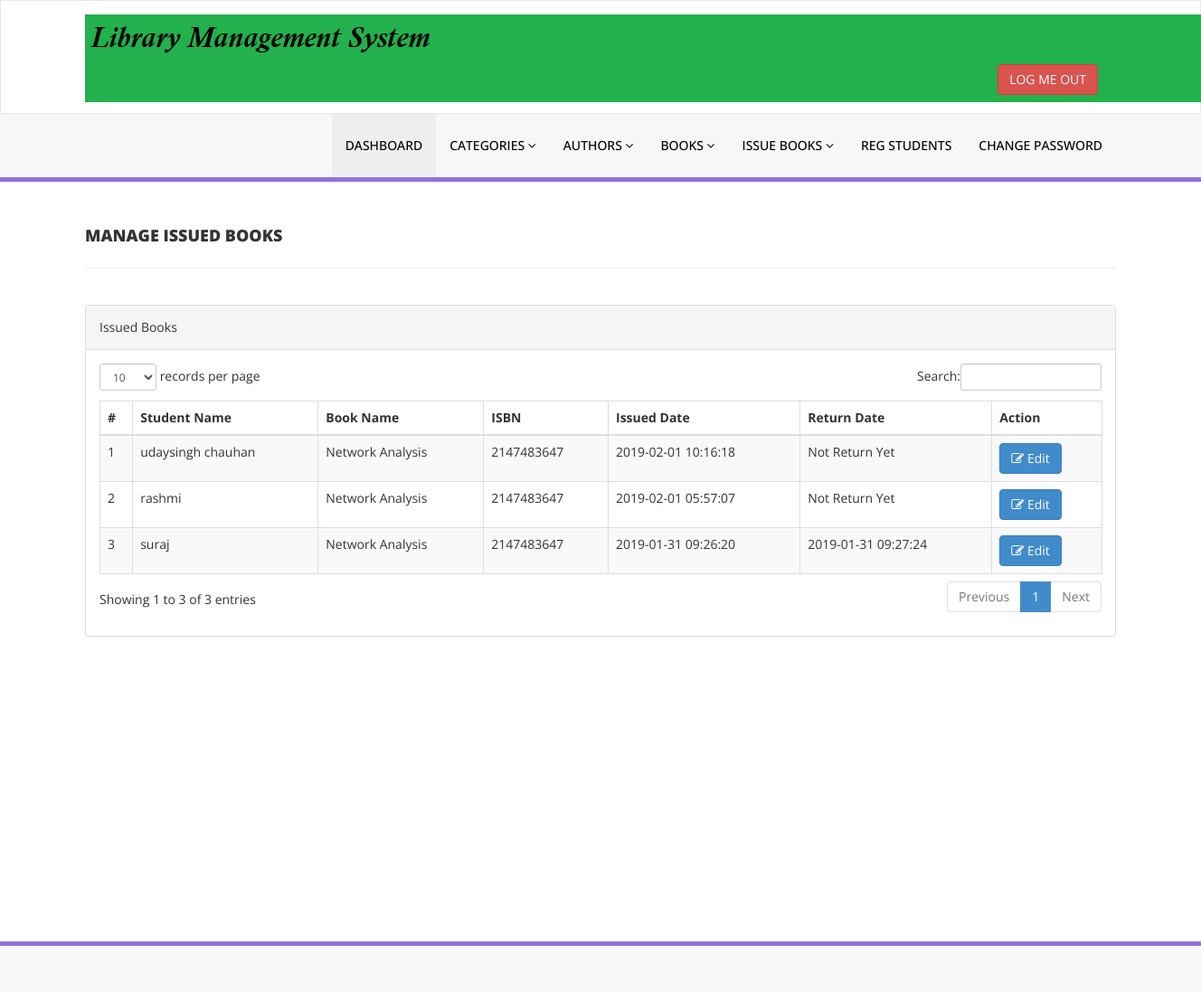
Screenshot of /admin/manage-issued-books.php (signed in) with the database file from the repository.
### tables this page shows
CREATE TABLE `tblissuedbookdetails` (
  `id` int(11) NOT NULL,
  `BookId` int(11) DEFAULT NULL,
  `StudentID` varchar(150) DEFAULT NULL,
  `IssuesDate` timestamp NULL DEFAULT CURRENT_TIMESTAMP,
  `ReturnDate` timestamp NULL DEFAULT NULL ON UPDATE CURRENT_TIMESTAMP,
  `RetrunStatus` int(1) DEFAULT NULL,
  `fine` int(11) DEFAULT NULL
);

CREATE TABLE `tblstudents` (
  `id` int(11) NOT NULL,
  `StudentId` varchar(100) DEFAULT NULL,
  `FullName` varchar(120) DEFAULT NULL,
  `EmailId` varchar(120) DEFAULT NULL,
  `MobileNumber` char(11) DEFAULT NULL,
  `Password` varchar(120) DEFAULT NULL,
  `Status` int(1) DEFAULT NULL,
  `RegDate` timestamp NULL DEFAULT CURRENT_TIMESTAMP,
  `UpdationDate` timestamp NULL DEFAULT NULL ON UPDATE CURRENT_TIMESTAMP
);

CREATE TABLE `tblbooks` (
  `id` int(11) NOT NULL,
  `BookName` varchar(255) DEFAULT NULL,
  `CatId` int(11) DEFAULT NULL,
  `AuthorId` int(11) DEFAULT NULL,
  `ISBNNumber` int(11) DEFAULT NULL,
  `BookPrice` int(11) DEFAULT NULL,
  `RegDate` timestamp NULL DEFAULT CURRENT_TIMESTAMP,
  `UpdationDate` timestamp NULL DEFAULT NULL ON UPDATE CURRENT_TIMESTAMP
);

### admin/manage-issued-books.php (the view, shortened to what this page needs)
<?php
include('includes/config.php');
if(strlen($_SESSION['alogin'])==0)
    {
header('location:index.php');
}
else{
    ?>
<!DOCTYPE html>
<html xmlns="http://www.w3.org/1999/xhtml">
<head>
    <link href="assets/css/bootstrap.css" rel="stylesheet" />
    <link href="assets/css/font-awesome.css" rel="stylesheet" />
    <link href="assets/js/dataTables/dataTables.bootstrap.css" rel="stylesheet" />
    <link href="assets/css/style.css" rel="stylesheet" />
</head>
<body>
<?php include('includes/header.php');?>
    <div class="content-wrapper">
         <div class="container">
        <div class="row pad-botm">
            <div class="col-md-12">
                <h4 class="header-line">Manage Issued Books</h4>
    </div>
     <div class="row">
</div>
        </div>
            <div class="row">
                <div class="col-md-12">
                    <div class="panel panel-default">
                        <div class="panel-heading">
                          Issued Books
                        </div>
                        <div class="panel-body">
                            <div class="table-responsive">
                                <table class="table table-striped table-bordered table-hover" id="dataTables-example">
                                    <thead>
                                        <tr>
                                            <th>#</th>
                                            <th>Student Name</th>
                                            <th>Book Name</th>
                                            <th>ISBN </th>
                                            <th>Issued Date</th>
                                            <th>Return Date</th>
                                            <th>Action</th>
                                        </tr>
                                    </thead>
                                    <tbody>
<?php $sql = "SELECT tblstudents.FullName,tblbooks.BookName,tblbooks.ISBNNumber,tblissuedbookdetails.IssuesDate,tblissuedbookdetails.ReturnDate,tblissuedbookdetails.id as rid from  tblissuedbookdetails join tblstudents on tblstudents.StudentId=tblissuedbookdetails.StudentId join tblbooks on tblbooks.id=tblissuedbookdetails.BookId order by tblissuedbookdetails.id desc";
$query = $dbh -> prepare($sql);
$query->execute();
$results=$query->fetchAll(PDO::FETCH_OBJ);
$cnt=1;
if($query->rowCount() > 0)
{
foreach($results as $result)
{               ?>
                                        <tr class="odd gradeX">
                                            <td class="center"><?php echo htmlentities($cnt);?></td>
                                            <td class="center"><?php echo htmlentities($result->FullName);?></td>
                                            <td class="center"><?php echo htmlentities($result->BookName);?></td>
                                            <td class="center"><?php echo htmlentities($result->ISBNNumber);?></td>
                                            <td class="center"><?php echo htmlentities($result->IssuesDate);?></td>
                                            <td class="center"><?php if($result->ReturnDate=="")
                                            {
                                                echo htmlentities("Not Return Yet");
                                            } else {
                                            echo htmlentities($result->ReturnDate);
}
                                            ?></td>
                                            <td class="center">
                                            <a href="update-issue-bookdeails.php?rid=<?php echo htmlentities($result->rid);?>"><button class="btn btn-primary"><i class="fa fa-edit "></i> Edit</button>
                                            </td>
                                        </tr>
 <?php $cnt=$cnt+1;}} ?>
                                    </tbody>
                                </table>
                            </div>
                        </div>
                    </div>
                </div>
            </div>
    </div>
    </div>
  <?php include('includes/footer.php');?>
</body>
</html>
<?php } ?>

### admin/assets/css/style.css (style rules this page uses)
.content-wrapper { margin-top: 40px; min-height:800px; padding-bottom:90px; }
.header-line { font-weight:900; padding-bottom:25px; border-bottom:1px solid #eeeeee; text-transform:uppercase; }
.pad-botm { padding-bottom:30px; }

### rows the page displays
tblissuedbookdetails: tblstudents.FullName "udaysingh chauhan", BookId.BookName "Network Analysis", BookId.ISBNNumber "2147483647", IssuesDate "2019-02-01 10:16:18"
tblissuedbookdetails: tblstudents.FullName "rashmi", BookId.BookName "Network Analysis", BookId.ISBNNumber "2147483647", IssuesDate "2019-02-01 05:57:07"
tblissuedbookdetails: tblstudents.FullName "suraj", BookId.BookName "Network Analysis", BookId.ISBNNumber "2147483647", IssuesDate "2019-01-31 09:26:20", ReturnDate "2019-01-31 09:27:24"
